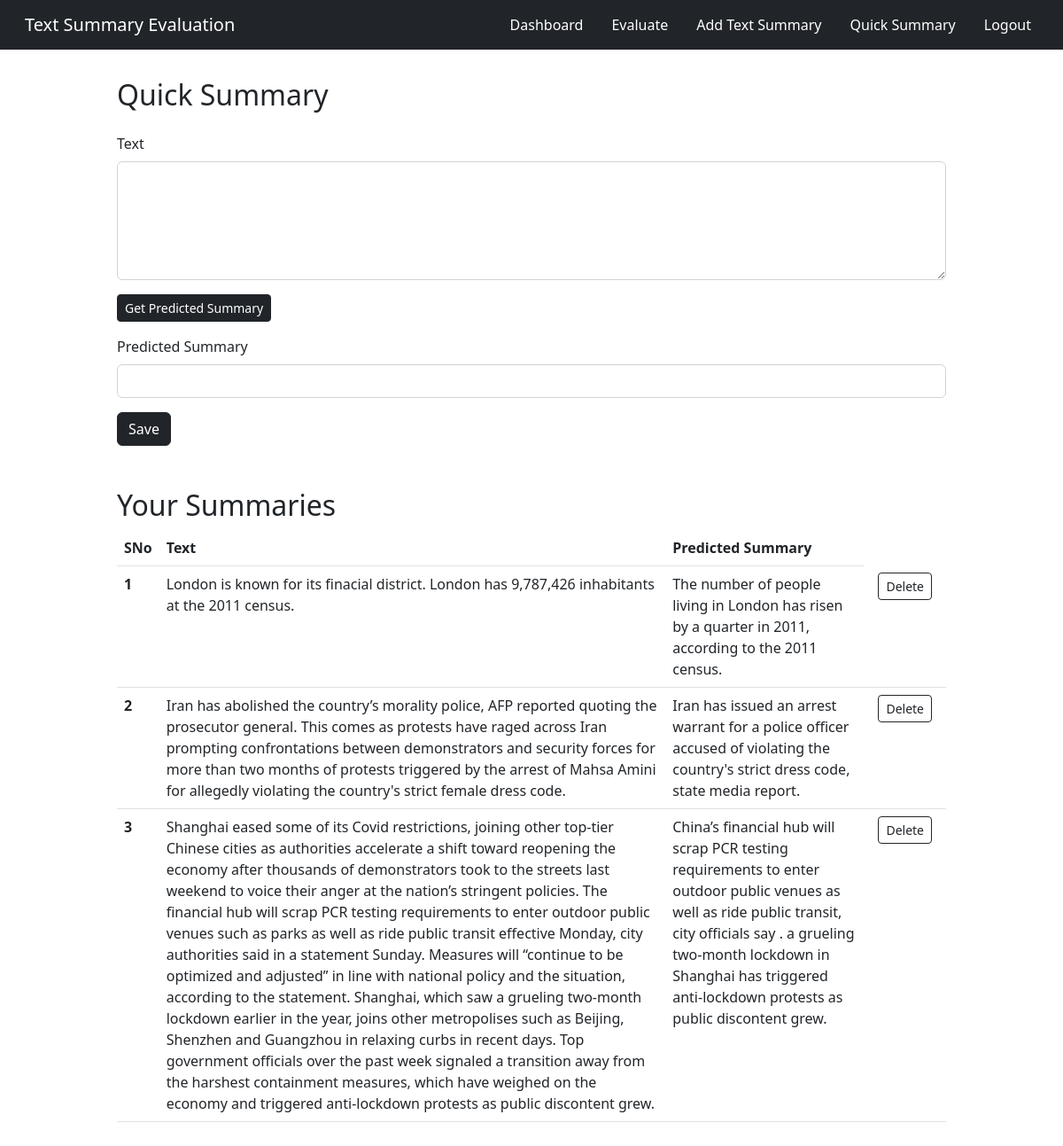
The page /quick_summary (signed in) on the database as committed earlier.
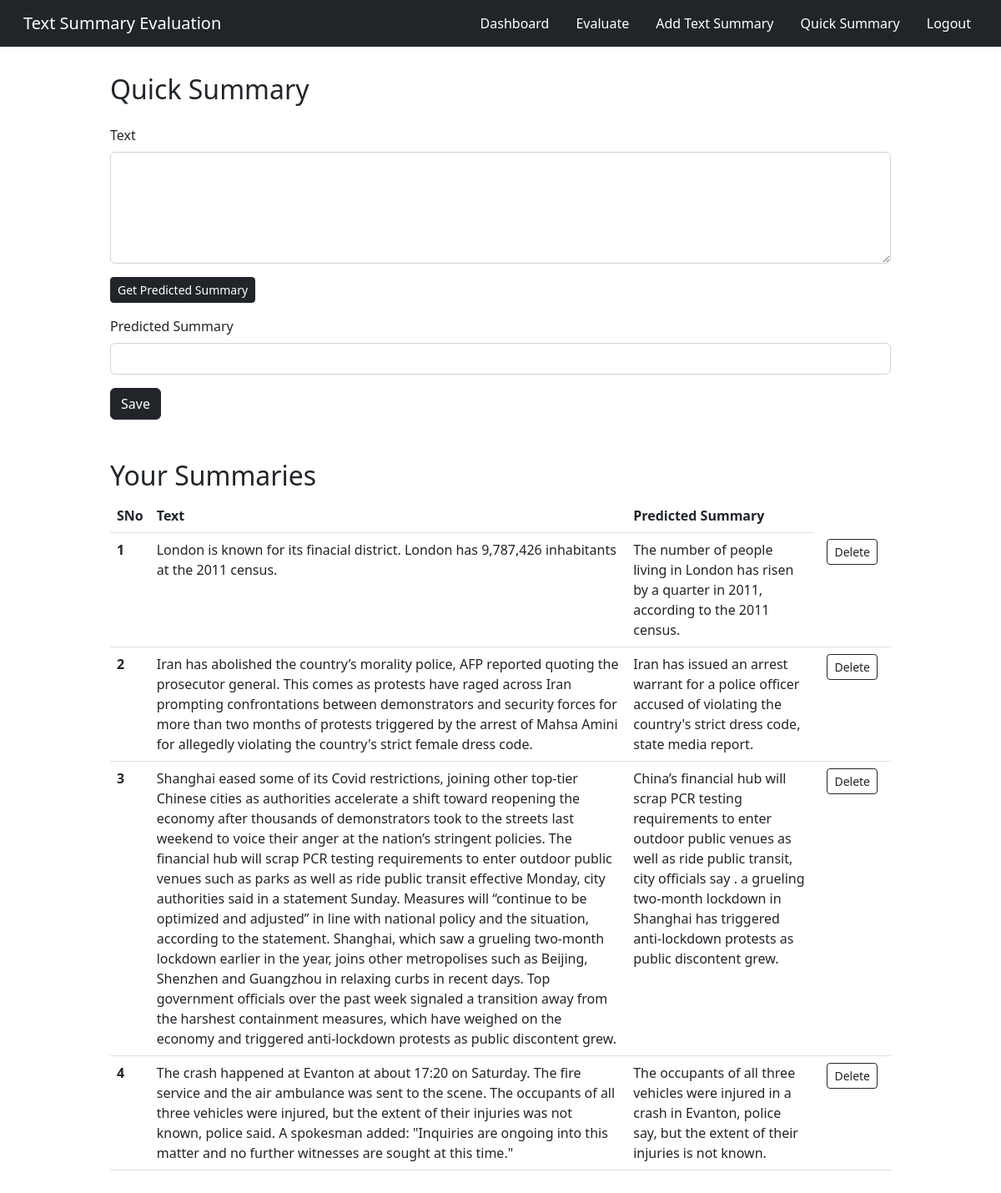
The same page on the database as committed later.
### app.py (models this page shows, shortened)
class QuickSummary(db.Model):
    sno = db.Column(db.Integer, primary_key=True)
    text = db.Column(db.String(10000), nullable=False)
    predicted_summary = db.Column(db.String(1000), nullable=False)
    user_id = db.Column(db.Integer, nullable=False)
    date_created = db.Column(db.DateTime, default=datetime.utcnow)

### app.py (the view, shortened to what this page needs)
@app.route('/quick_summary', methods=['GET', 'POST'])
@login_required
def quick_summary():
    allQuickSummary = QuickSummary.query.filter_by(user_id=current_user.id).all()
    return render_template('quick_summary.html', allQuickSummary=allQuickSummary)

### app.py (called while the page is built)
@login_manager.user_loader
def load_user(user_id):
    return User.get(user_id)

    def get(id):
        return User.query.filter_by(id=id).first()

### templates/quick_summary.html (shortened to what this page needs)
<!doctype html>
<html lang="en">
<head>
    <link href="https://cdn.jsdelivr.net/npm/bootstrap@5.2.1/dist/css/bootstrap.min.css" rel="stylesheet"
>
</head>
<body>
{% extends 'base2.html' %}
{% block body %}
    <div class="container">
        <h2>Quick Summary</h2>
        <form class="form" action="{{url_for('quick_summary')}}" method="POST">
            <div class="mb-3">
                <label for="text" class="form-label">Text</label>
                <textarea class="form-control" rows="5" name="text">{{text}}</textarea>
            </div>
            <button type="submit" class="btn btn-dark btn-sm" name="get_predicted_summary">Get Predicted Summary</button>
            <div class="mb-3">
                <label for="predicted_summary" class="form-label">Predicted Summary</label>
                <input type="text" class="form-control" name="predicted_summary" value="{{predicted_summary}}" readonly>
            </div>
            <button type="submit" class="btn btn-dark mb-3" name="submit" formaction="{{url_for('save_quick_summary')}}">Save</button>
        </form>
    </div>
    <div class="container">
        <h2>Your Summaries</h2>
        {% if allQuickSummary|length == 0%}
            <div class="alert alert-dark" role="alert">
                No record
            </div>
        {% else %}
            <table class="table">
                <thead>
                    <tr>
                        <th scope="col">SNo</th>
                        <th scope="col">Text</th>
                        <th scope="col">Predicted Summary</th>
                    </tr>
                </thead>
                <tbody>
                    {% for quick_summary in allQuickSummary %}
                        <tr>
                            <th scope="row">{{loop.index}}</th>
                            <td>{{quick_summary.text}}</td>
                            <td>{{quick_summary.predicted_summary}}</td>
                            <td>
                                <a href="/quick_summary/delete/{{quick_summary.sno}}" type="button" class="btn btn-outline-dark btn-sm mx-2">Delete</button>
                            </td>
                        </tr>
                    {% endfor %}
                </tbody>
            </table>
        {% endif %}
    </div>
{% endblock body %}

### templates/base2.html (shortened to what this page needs)
<!doctype html>
<html lang="en">
<head>
    <link href="https://cdn.jsdelivr.net/npm/bootstrap@5.2.1/dist/css/bootstrap.min.css" rel="stylesheet"
>
</head>
<body>
    <nav class="navbar navbar-expand navbar-dark bg-dark">
        <div class="container-fluid">
            <a class="navbar-brand ms-3">Text Summary Evaluation</a>
            <div class="collapse navbar-collapse" id="navbarSupportedContent">
                <ul class="navbar-nav ms-auto mb-2 mb-lg-0">
                    <li class="nav-item ms-3">
                        <a class="nav-link active" aria-current="page" href="{{url_for('dashboard')}}">Dashboard</a>
                    </li>
                    <li class="nav-item ms-3">
                        <a class="nav-link active" aria-current="page" href="{{url_for('evaluate')}}">Evaluate</a>
                    </li>
                    <li class="nav-item ms-3">
                        <a class="nav-link active" aria-current="page" href="{{url_for('textsum')}}">Add Text Summary</a>
                    </li>
                    <li class="nav-item ms-3">
                        <a class="nav-link active" aria-current="page" href="{{url_for('quick_summary')}}">Quick Summary</a>
                    </li>
                    <li class="nav-item ms-3 me-3">
                        <a class="nav-link active" aria-current="page" href="{{url_for('logout')}}">Logout</a>
                    </li>
                </ul>
            </div>
        </div>
    </nav>
{% block body %}
{% endblock body %}
</body>
</html>

### templates/quick_summary.html (style rules this page uses)
.container { margin: 2rem 2rem 2rem 2rem; max-width: 80% !important; }
label { padding-top: 1rem; }

Rows that differ between the two databases and show on the page:
added QuickSummary: text "The crash happened at Evanton at about 17:20 on Saturday. The fire service and the air ambulance was sent to the scene. The occupants of all three vehicles were injured, but the extent of their injuries was not known, police said. A spokesman added: \"Inquiries are ongoing into this matter and no further witnesses are sought at this time.\"", predicted_summary "The occupants of all three vehicles were injured in a crash in Evanton, police say, but the extent of their injuries is not known."
